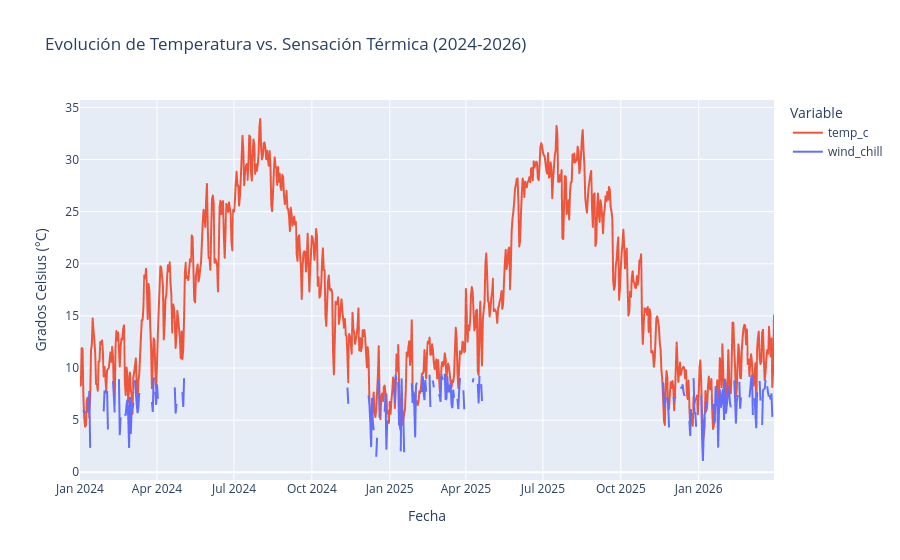

The code cell stored with this chart in its notebook:
### Code cell
df_diario = df.groupby(df['fecha'].dt.date)[['temp_c', 'wind_chill']].mean().reset_index()

# 2. Creamos la gráfica
fig = px.line(df_diario, x='fecha', y=['temp_c', 'wind_chill'],
              title='Evolución de Temperatura vs. Sensación Térmica (2024-2026)',
              labels={'value': 'Grados Celsius (°C)', 'variable': 'Medición', 'fecha': 'Fecha'},
              color_discrete_map={'temp_c': '#EF553B', 'wind_chill': '#636EFA'})

# Mejoramos la interactividad
fig.update_layout(hovermode="x unified", legend_title_text='Variable')
fig.show()

### Figure 1 — Plotly figure (JSON) as saved in the notebook; plotly's stock layout.template omitted (floating-point values rounded to 4 significant figures; data arrays with more than 128 entries replaced by an {"elided": "..."} marker saying what was removed)
{"data": [{"hovertemplate": "Medición=temp_c<br>Fecha=%{x}<br>Grados Celsius (°C)=%{y}<extra></extra>", "legendgroup": "temp_c", "line": {"color": "#EF553B", "dash": "solid"}, "marker": {"symbol": "circle"}, "mode": "lines", "name": "temp_c", "showlegend": true, "type": "scattergl", "x": {"elided": "821 str values"}, "xaxis": "x", "y": {"elided": "821 float values"}, "yaxis": "y"}, {"hovertemplate": "Medición=wind_chill<br>Fecha=%{x}<br>Grados Celsius (°C)=%{y}<extra></extra>", "legendgroup": "wind_chill", "line": {"color": "#636EFA", "dash": "solid"}, "marker": {"symbol": "circle"}, "mode": "lines", "name": "wind_chill", "showlegend": true, "type": "scattergl", "x": {"elided": "821 str values"}, "xaxis": "x", "y": {"elided": "821 float values"}, "yaxis": "y"}], "layout": {"hovermode": "x unified", "legend": {"title": {"text": "Variable"}, "tracegroupgap": 0}, "title": {"text": "Evolución de Temperatura vs. Sensación Térmica (2024-2026)"}, "xaxis": {"anchor": "y", "domain": [0, 1], "title": {"text": "Fecha"}}, "yaxis": {"anchor": "x", "domain": [0, 1], "title": {"text": "Grados Celsius (°C)"}}}}
